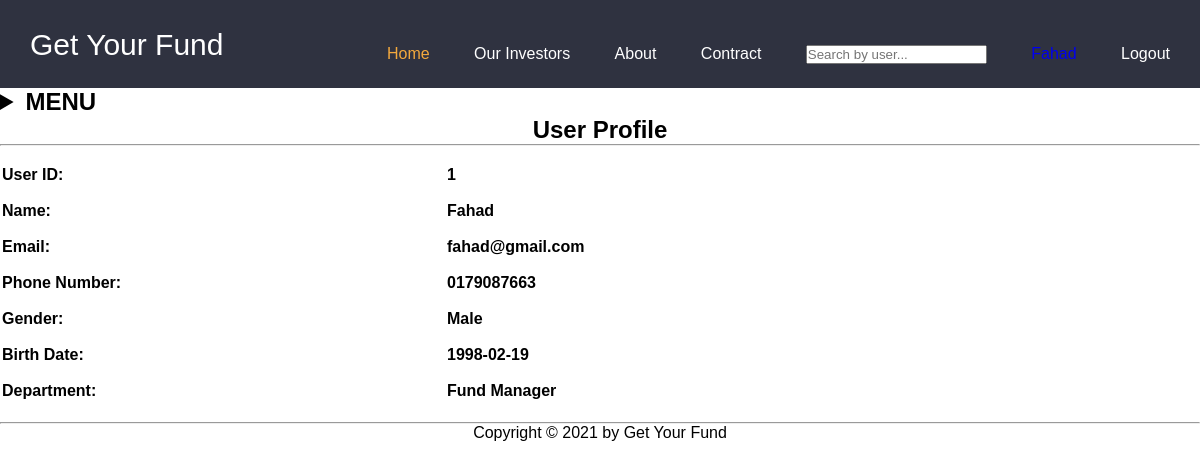
The app's page /view/viewProfile.php (signed in) with its own data.
### tables this page shows
CREATE TABLE `users` (
  `ID` int(255) NOT NULL,
  `name` varchar(255) NOT NULL,
  `username` varchar(255) NOT NULL,
  `password` varchar(255) NOT NULL,
  `email` varchar(255) NOT NULL,
  `phone` varchar(255) NOT NULL,
  `gender` varchar(255) NOT NULL,
  `dob` varchar(255) NOT NULL,
  `department` varchar(255) NOT NULL
);

### view/viewProfile.php (the view, shortened to what this page needs)
<?php
    include('../controller/db.php');
    include('header.php');
    if(isset($_SESSION['name']))
    {
    $n=$_SESSION['name'];
    $sqlUserCheck = "SELECT * FROM users WHERE name = '$n'";
    $result = mysqli_query($conn, $sqlUserCheck);
       $row = mysqli_fetch_assoc($result);
	    $id   = $row['ID'];
        $name   = $row['name'];
        $email  = $row['email'];
        $phonenumber = $row['phone'];
		$gender   = $row['gender'];
		$dob   = $row['dob'];
		$department   = $row['department'];
    }
?>
<html>
<head>
</head>
<body style="background-color:Silver;">
<h2 align= "center"> User Profile </h2>
		<hr>
		<table  align= "center" width="80%" >
			<tr>
			<td><br/>
			    <h4> User ID:  </h4><br/>
    			<h4> Name:  </h4><br/>
    			<h4> Email: </h4><br/>
    			<h4> Phone Number: </h4><br/>
				<h4> Gender:  </h4><br/>
				<h4> Birth Date:  </h4><br/>
				<h4> Department:  </h4><br/>
    		</td>
			<td><br/>
			     <h4><?php echo  $id ?> </h4><br/>
    			<h4><?php echo  $name ?> </h4><br/>
    			<h4><?php echo  $email ?> </h4><br/>
    			<h4><?php echo  $phonenumber ?></h4><br/>
				<h4><?php echo  $gender ?> </h4><br/>
				<h4><?php echo  $dob ?> </h4><br/>
				<h4><?php echo  $department ?> </h4><br/>
    		</td>
		</tr>
		</table>
		<hr>
		<p align="center"> Copyright © 2021 by Get Your Fund</p>
</body>
</html>

### view/header.php (style rules this page uses)
:root { --color-1: #2f3240; }
body { font-family: sans-serif; background-color: #e8eef3; }
* { box-sizing: border-box; margin:0; padding:0; }

### records on screen
users: ID "1", name "Fahad", email "fahad@gmail.com", phone "0179087663", gender "Male", dob "1998-02-19", department "Fund Manager"

### other values on screen
$_SESSION['name'] "Fahad"
